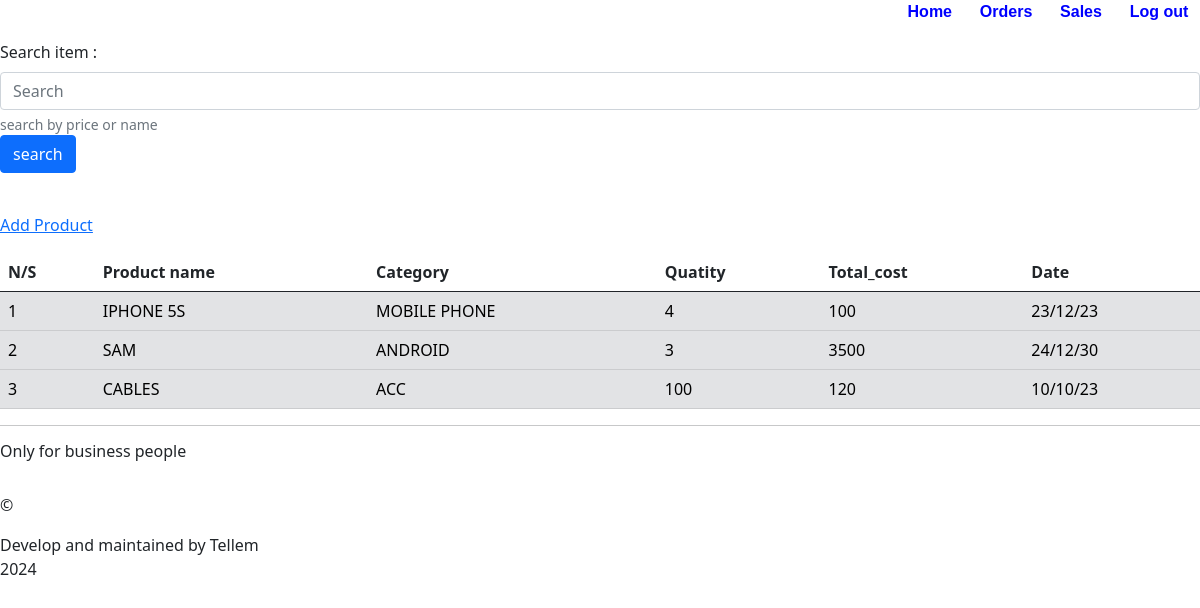
The page /index.php (signed in) on the database its author committed.
### tables this page shows
CREATE TABLE "ORDERS" (
	"Idorder"	INTEGER NOT NULL,
	"Name"	TEXT(201) NOT NULL,
	"Category"	TEXT(100) NOT NULL,
	"Quatity"	INTEGER,
	"Total_cost"	TEXT(40),
	"Order_date"	DATE NOT NULL DEFAULT 'GETDATE()',
	PRIMARY KEY("Idorder" AUTOINCREMENT)
);

### index.php (the view, shortened to what this page needs)
<?php
if(isset($_SESSION["user"])){
$db = new PDO("sqlite:Invetory.db");
$query = "select * from ORDERS;";
$data = $db->query($query);
$result= $data->fetchAll(PDO::FETCH_ASSOC);
}
else{
    header("location:Login.php");
    die();
}
?>
<!DOCTYPE html>
<html lang="en">
<head>
  <link rel="stylesheet" href="templete/home_style.css">
  <link href="https://cdn.jsdelivr.net/npm/bootstrap@5.0.2/dist/css/bootstrap.min.css" rel="stylesheet">
  </head>
<body>
<section id="search">
  <form action="#" method="GET">
  <div class="form-group">
    <label for="search" class="form-label">Search item :</label>
    <input type="search" name="item" width="50" placeholder="Search" class="form-control me-2">
     <div id="search-tips" class="form-text">search by price or name</div>
     <div class="form-group">
       <input type="submit" name="s" value="search" class="btn btn-primary">
     </div>
  </div>
  </form>
</section>
<br>
<p class="add">
   <a href="templete/Insert.php">Add Product</a>
</p>
<section id="table">
<div class="order_container" >
    <table class="table">
      <thead>
        <th scope="col">N/S</th>
        <th scope="col">Product name</th>
        <th scope="col">Category</th>
        <th scope="col">Quatity</th>
        <th scope="col">Total_cost</th>
        <th scope="col">Date </th>
      </thead>
    <tbody class="table-primary">
 <?php
foreach($result as $row){
    echo "<tr class='table-secondary'>";
echo "<td>".$row["Idorder"]."</td>";
echo "<td>".$row["Name"]."</td>";
echo "<td> ".$row["Category"]."</td>";
echo "<td>".$row["Quatity"]."</td>";
echo "<td>".$row["Total_cost"]."</td>";
echo "<td>".$row["Order_date"]."</td>";
echo"</tr>";
}
?>
</tbody>
</table>
 </section>
</body>
</html>
<?php
echo "<p>".Date("Y")."</p>";
?>

### templete/home_style.css (style rules this page uses)
#table { padding:0; margin:0%; }

### rows shown on the page
orders: Idorder "1", Name "IPHONE 5S", Category "MOBILE PHONE", Quatity "4", Total_cost "100", Order_date "23/12/23"
orders: Idorder "2", Name "SAM", Category "ANDROID", Quatity "3", Total_cost "3500", Order_date "24/12/30"
orders: Idorder "3", Name "CABLES", Category "ACC", Quatity "100", Total_cost "120", Order_date "10/10/23"

### other values the page prints
Date("Y") "2024"
